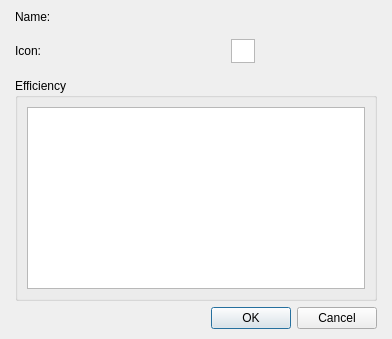
<?xml version="1.0" encoding="UTF-8"?>
<ui version="4.0">
 <class>DialogSystemElement</class>
 <widget class="QDialog" name="DialogSystemElement">
  <property name="geometry">
   <rect>
    <x>0</x>
    <y>0</y>
    <width>392</width>
    <height>339</height>
   </rect>
  </property>
  <property name="windowTitle">
   <string>Element</string>
  </property>
  <layout class="QGridLayout" name="gridLayout_3">
   <property name="leftMargin">
    <number>15</number>
   </property>
   <property name="topMargin">
    <number>10</number>
   </property>
   <property name="rightMargin">
    <number>15</number>
   </property>
   <property name="bottomMargin">
    <number>10</number>
   </property>
   <item row="0" column="0">
    <layout class="QVBoxLayout" name="verticalLayout_2">
     <item>
      <layout class="QVBoxLayout" name="verticalLayout">
       <property name="spacing">
        <number>15</number>
       </property>
       <item>
        <layout class="QGridLayout" name="gridLayout_2" columnstretch="0,0,0,1">
         <item row="0" column="0">
          <widget class="QLabel" name="label">
           <property name="text">
            <string>Name:</string>
           </property>
          </widget>
         </item>
         <item row="0" column="1">
          <widget class="WidgetTextLang" name="widgetTxtLangName" native="true">
           <property name="minimumSize">
            <size>
             <width>150</width>
             <height>0</height>
            </size>
           </property>
          </widget>
         </item>
         <item row="0" column="3" rowspan="2">
          <spacer name="horizontalSpacer">
           <property name="orientation">
            <enum>Qt::Horizontal</enum>
           </property>
           <property name="sizeHint" stdset="0">
            <size>
             <width>78</width>
             <height>38</height>
            </size>
           </property>
          </spacer>
         </item>
         <item row="1" column="0">
          <widget class="QLabel" name="label_2">
           <property name="text">
            <string>Icon:</string>
           </property>
          </widget>
         </item>
         <item row="1" column="1">
          <widget class="WidgetTextLang" name="widgetTodo" native="true">
           <property name="minimumSize">
            <size>
             <width>150</width>
             <height>0</height>
            </size>
           </property>
          </widget>
         </item>
         <item row="1" column="2">
          <widget class="QGraphicsView" name="graphicsViewIcon">
           <property name="minimumSize">
            <size>
             <width>24</width>
             <height>24</height>
            </size>
           </property>
           <property name="maximumSize">
            <size>
             <width>24</width>
             <height>24</height>
            </size>
           </property>
          </widget>
         </item>
        </layout>
       </item>
       <item>
        <widget class="QGroupBox" name="groupBox">
         <property name="title">
          <string>Efficiency</string>
         </property>
         <layout class="QGridLayout" name="gridLayout">
          <item row="0" column="0">
           <widget class="QTreeView" name="treeViewEfficiency">
            <property name="horizontalScrollBarPolicy">
             <enum>Qt::ScrollBarAlwaysOff</enum>
            </property>
            <property name="editTriggers">
             <set>QAbstractItemView::NoEditTriggers</set>
            </property>
            <property name="indentation">
             <number>0</number>
            </property>
           </widget>
          </item>
         </layout>
        </widget>
       </item>
      </layout>
     </item>
     <item>
      <widget class="QDialogButtonBox" name="buttonBox">
       <property name="orientation">
        <enum>Qt::Horizontal</enum>
       </property>
       <property name="standardButtons">
        <set>QDialogButtonBox::Cancel|QDialogButtonBox::Ok</set>
       </property>
      </widget>
     </item>
    </layout>
   </item>
  </layout>
 </widget>
 <customwidgets>
  <customwidget>
   <class>WidgetTextLang</class>
   <extends>QWidget</extends>
   <header>widgettextlang.h</header>
   <container>1</container>
  </customwidget>
 </customwidgets>
 <resources/>
 <connections>
  <connection>
   <sender>buttonBox</sender>
   <signal>accepted()</signal>
   <receiver>DialogSystemElement</receiver>
   <slot>accept()</slot>
   <hints>
    <hint type="sourcelabel">
     <x>248</x>
     <y>254</y>
    </hint>
    <hint type="destinationlabel">
     <x>157</x>
     <y>274</y>
    </hint>
   </hints>
  </connection>
  <connection>
   <sender>buttonBox</sender>
   <signal>rejected()</signal>
   <receiver>DialogSystemElement</receiver>
   <slot>reject()</slot>
   <hints>
    <hint type="sourcelabel">
     <x>316</x>
     <y>260</y>
    </hint>
    <hint type="destinationlabel">
     <x>286</x>
     <y>274</y>
    </hint>
   </hints>
  </connection>
 </connections>
</ui>
